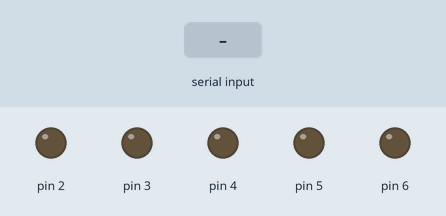
The sketch below on a simulated Arduino Uno, built with avr-gcc and run on an emulated ATmega328P. On the bench: output pins drawn as LEDs (lit = HIGH). The test bench sets the inputs (shaded band).

Above: at 1.2 s.
1.3 s: "a" received over Serial
At 2.0 s:
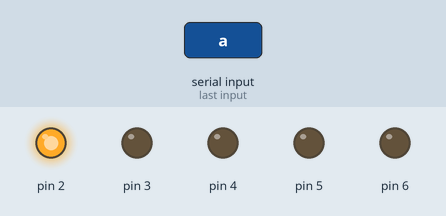
2.8 s: "b" received over Serial
At 3.1 s:
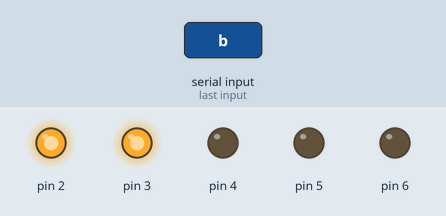
4.3 s: "c" received over Serial
At 5.5 s:
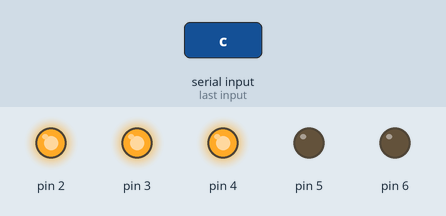
5.8 s: "d" received over Serial
At 6.6 s:
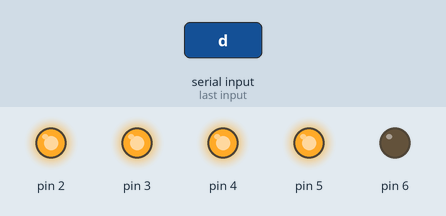
7.3 s: "e" received over Serial
At 7.7 s:
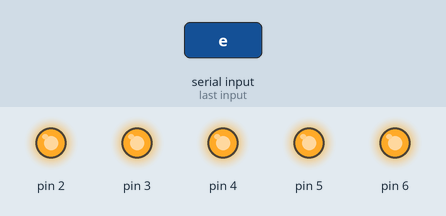
Timing chart, 0 to 9.8 s (numbered marks = the images above; inputs shaded):
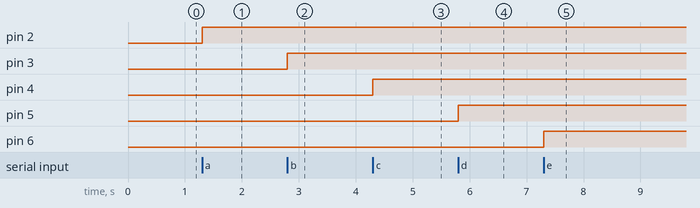

Measured:
- after the input at 1.3 s, pin 2: LOW → HIGH at once
- after the input at 2.8 s, pin 3: LOW → HIGH at once
- after the input at 4.3 s, pin 4: LOW → HIGH at once
- after the input at 5.8 s, pin 5: LOW → HIGH at once
- after the input at 7.3 s, pin 6: LOW → HIGH at once

The sketch:

ex6_charToLED.ino
```cpp
void setup()
{
// initialize serial communication:
Serial.begin(9600);
// initialize the LED pins:
for (int thisPin = 2; thisPin < 7; thisPin++)
{
pinMode(thisPin, OUTPUT);
}
}

void loop()
{
// read the sensor:
  if (Serial.available() > 0)
  {
  int inByte = Serial.read();
  // do something different depending on the character received.
  // The switch statement expects single number values for each case;
  // in this exmaple, though, you’re using single quotes to tell
  // the controller to get the ASCII value for the character. For
  // example ‘a’ = 97, ‘b’ = 98, and so forth:

    switch (inByte)
    {
    case 'a':
    digitalWrite(2, HIGH);
    break;
    case 'b':
    digitalWrite(3, HIGH);
    break;
    case 'c':
    digitalWrite(4, HIGH);
    break;
    case 'd':
    digitalWrite(5, HIGH);
    break;
    case 'e':
    digitalWrite(6, HIGH);
    break;
    default:
    // turn all the LEDs off:
    for (int thisPin = 2; thisPin < 7; thisPin++)
    {
    digitalWrite(thisPin, LOW);
    }
  }
}
}
```
